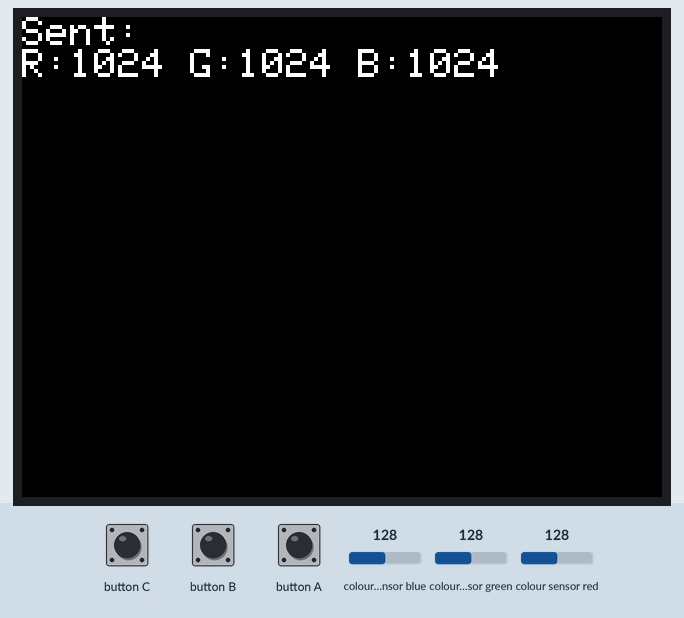
This sketch was run on a simulated ESP32. On the bench: 320×240 colour display. The inputs (shaded band) are chosen by the test bench; at power-on: colour sensor blue 128, colour sensor green 128, colour sensor red 128. WiFi joins after 1.5 s; servers stay silent unless stated.

Above: at 2.8 s.
2.9 s: colour sensor blue set to 5
At 3.6 s:
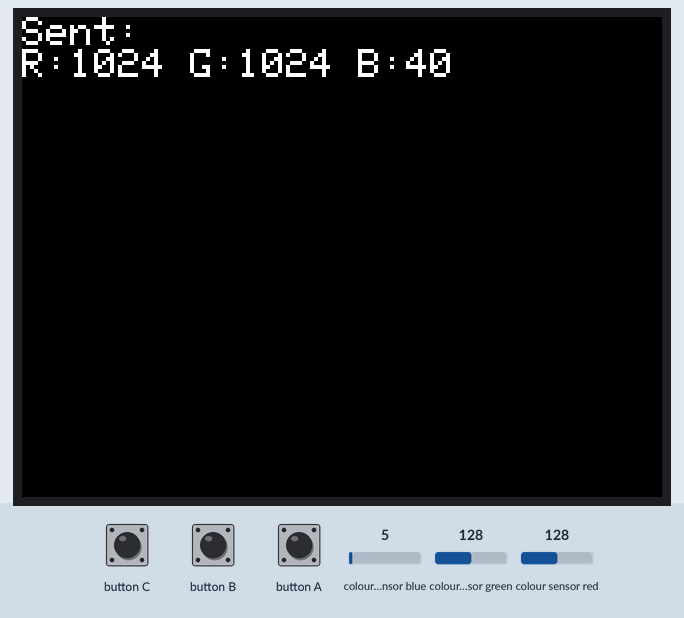
4.8 s: colour sensor green set to 5
At 7.0 s:
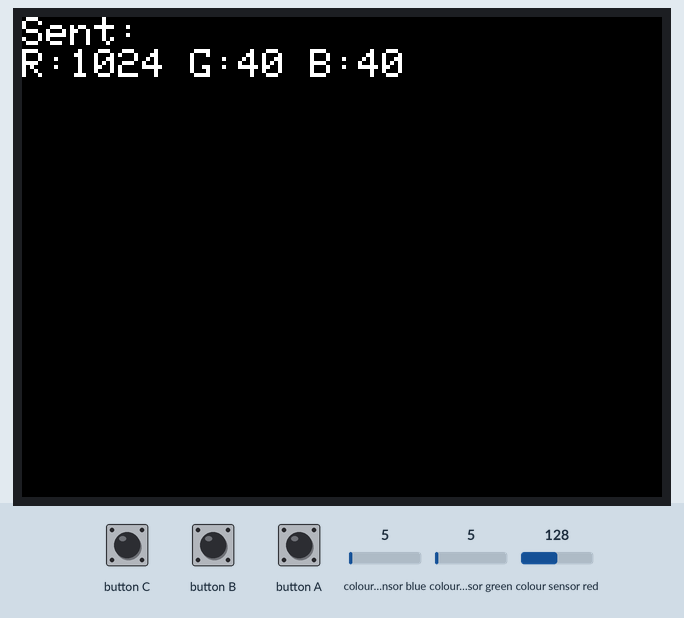
7.5 s: colour sensor red set to 5
At 9.2 s:
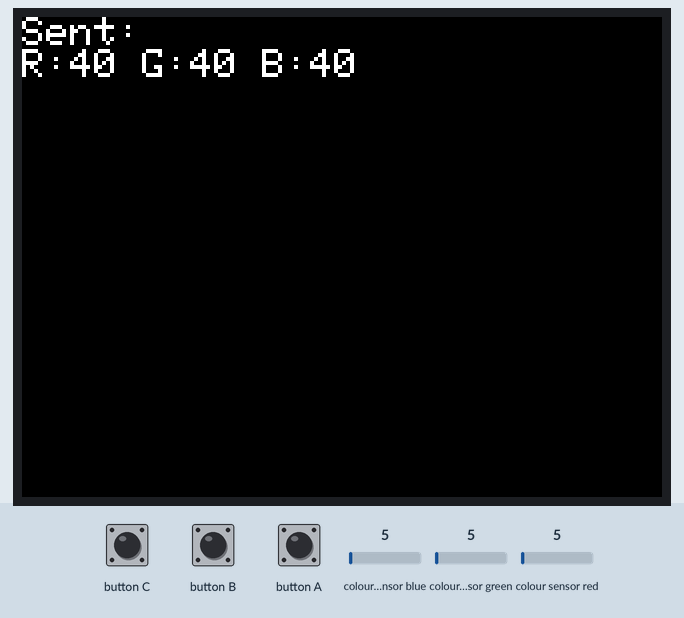
10.1 s: colour sensor blue set to 64
At 12.5 s:
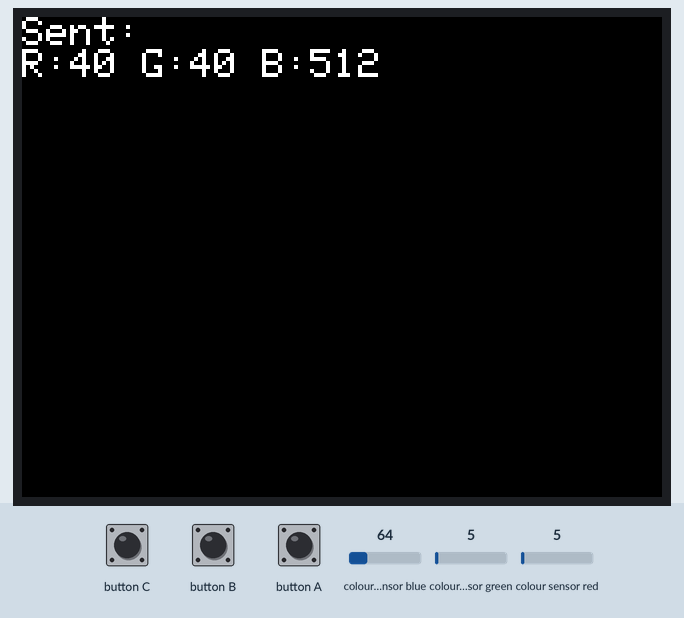
12.8 s: button C pulsed LOW 5 times (0.12 s each, 0.3 s apart)
Timing chart, 0 to 15.8 s (numbered marks = the images above; inputs shaded):
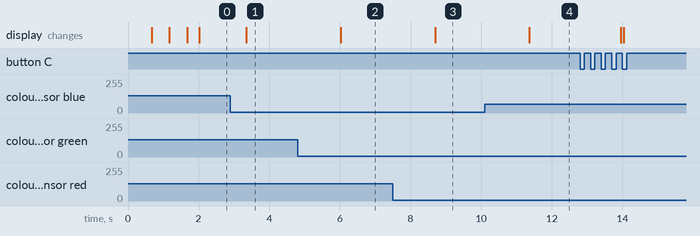

Measured:
- after the input at 2.9 s, the display: changes after 0.45 s (image 1)
- after the input at 4.8 s, the display: changes after 1.2 s (image 2)
- after the input at 7.5 s, the display: changes after 1.2 s (image 3)
- after the input at 10.1 s, the display: changes after 1.3 s (image 4)

The sketch:

apds9960_M5core2.ino
```cpp
#include <M5Unified.h>
#include <Wire.h>
#include <WiFi.h>
#include <ArduinoJson.h>
#include <Adafruit_APDS9960.h>

// --- CONFIGURATION ---
const char* ssid     = "YOUR_WIFI_SSID";
const char* password = "YOUR_WIFI_PASSWORD";
const char* host     = "192.168.1.100"; // IP address of your PC/Mac
const int   port     = 65432;           // Same port as Python script

Adafruit_APDS9960 apds;
WiFiClient client;

void setup() {
  auto cfg = M5.config();
  M5.begin(cfg);

  M5.Display.setTextSize(2);
  M5.Display.println("Initializing...");

  // Initialize I2C for Port A (Core2 uses 32, 33)
  Wire.begin(32, 33);

  if(!apds.begin()){
    M5.Display.println("Failed to find APDS9960 sensor!");
    while(1) delay(100);
  }
  apds.enableColor(true); // Enable color sensing

  // Connect to WiFi
  M5.Display.print("Connecting to WiFi");
  WiFi.begin(ssid, password);
  while (WiFi.status() != WL_CONNECTED) {
    delay(500);
    M5.Display.print(".");
  }
  M5.Display.println("\nWiFi Connected!");
  M5.Display.println(WiFi.localIP());
}

void loop() {
  M5.update();

  // 1. Read Sensor Data
  uint16_t r, g, b, c;

  // Wait for color data to be ready
  while(!apds.colorDataReady()) {
    delay(5);
  }
  apds.getColorData(&r, &g, &b, &c);

  // 2. Create JSON Document
  StaticJsonDocument<200> doc;
  doc["location"] = "Lab_Station_1";
  doc["timestamp"] = millis(); // Relative time (Python will handle real timestamp)
  doc["red"] = r;
  doc["green"] = g;
  doc["blue"] = b;
  doc["clear"] = c;

  String jsonString;
  serializeJson(doc, jsonString);

  // 3. Send via TCP
  if (client.connect(host, port)) {
    client.println(jsonString);
    client.stop(); // Close connection after sending (Short-lived connection)
    M5.Display.fillScreen(BLACK);
    M5.Display.setCursor(0,0);
    M5.Display.printf("Sent:\nR:%d G:%d B:%d", r, g, b);
  } else {
    M5.Display.fillScreen(RED);
    M5.Display.setCursor(0,0);
    M5.Display.println("Connection Failed");
  }

  delay(1000); // 1 Hz sample rate
}
```
